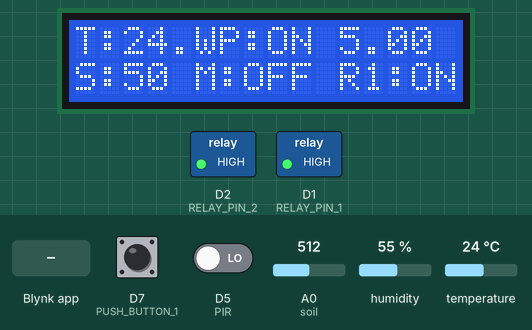
Recording of a sketch running on a simulated ESP8266 (NodeMCU). Shown: 16×2 character LCD, switched loads named in the sketch (green lamp = pin HIGH). Inputs (shaded band) come from the test bench; at power-on: A0 (soil) = 512, temperature 24 °C, D7 (PUSH_BUTTON_1) HIGH, D5 (PIR) LOW, humidity 55 %. WiFi joins after 1.5 s; servers stay silent unless stated.

Above: at 6.19 s.
6.2 s: A0 (soil) set to 7
At 7.2 s:
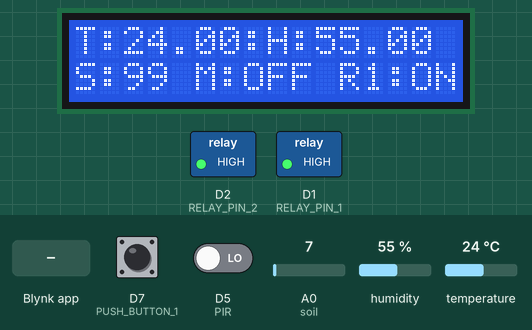
9.6 s: A0 (soil) set to 4
At 10.79 s:
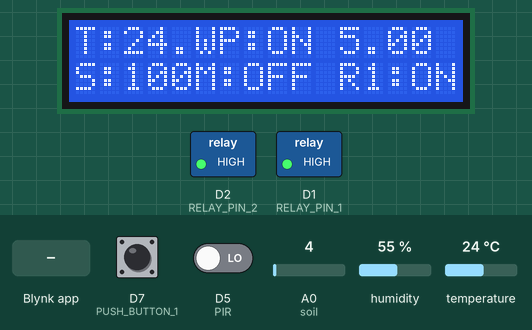
12.9 s: temperature set to 11 °C
At 13.79 s:
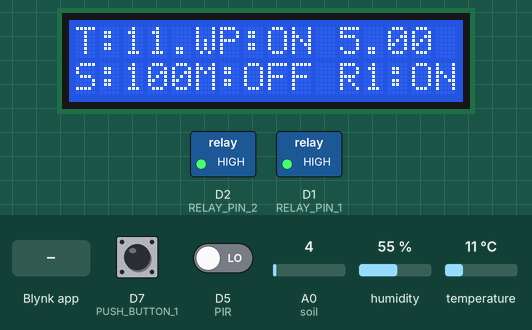
15.0 s: temperature set to 8 °C
At 15.89 s:
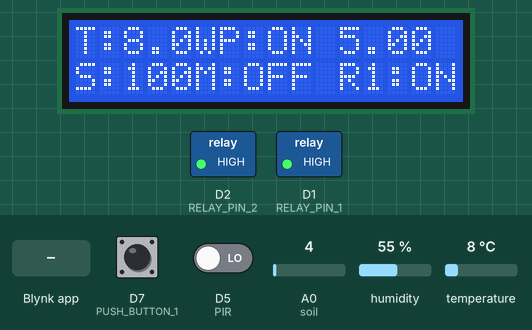
19.0 s: Blynk app writes 1 to V6
At 19.23 s:
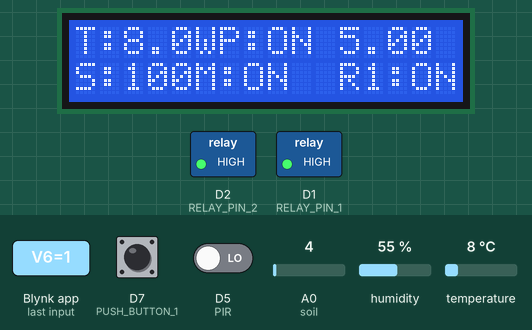
21.3 s: D7 (PUSH_BUTTON_1) pulled LOW for 0.15 s
At 21.65 s:
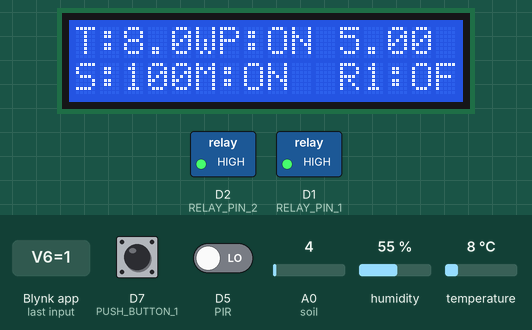

Measured:
- the behaviour switches between 6 and 5 on A0 (soil) (found by bisection; images 1 and 2)
- after the input at 6.2 s, the display: first changes after 0.05 s (image 1 shows a later state)
- after the input at 9.6 s, the display: changes after 0.06 s (image 2)
- after the input at 12.9 s, the display: first differs from a run without the input after 0.65 s (image 3)
- after the input at 15.0 s, the display: first differs from a run without the input after 0.65 s (image 4)
- after the input at 19.0 s, the display: changes after 0.05 s (image 5)
- after the input at 21.3 s, the display: first differs from a run without the input after 0.15 s (image 6)

The sketch:

sketch_oct5e.ino
```cpp
// Blynk IOT Smart Plant Monitoring System

/* Connections
Relay 1. D1 (Water Pump)
Relay 2. D2 (Water Pump)
Btn.   D7
Soil.  A0
PIR.   D5
Temp.  D4
*/

// Include the library files
#include <LiquidCrystal_I2C.h>
#define BLYNK_PRINT Serial
#include <ESP8266WiFi.h>
#include <BlynkSimpleEsp8266.h>
#include <DHT.h>

// Initialize the LCD display
LiquidCrystal_I2C lcd(0x3F, 16, 2);

char auth[] = "235QwLEw79ZySGElCbWP4cmmAzdHdGk-";  // Enter your Blynk Auth token
char ssid[] = "dazzle";  // Enter your WIFI SSID
char pass[] = "romanus5656";  // Enter your WIFI Password

DHT dht(D4, DHT11);  // (DHT sensor pin, sensor type)  D4 DHT11 Temperature Sensor
BlynkTimer timer;

// Define component pins
#define soil A0     // A0 Soil Moisture Sensor
#define PIR D5      // D5 PIR Motion Sensor
#define RELAY_PIN_1 D1  // D1 Relay 1 (Other relay)
#define RELAY_PIN_2 D2  // D2 Relay 2 (Water pump)
#define PUSH_BUTTON_1 D7   // D7 Button
#define VPIN_BUTTON_1 V11  // Virtual pin for Water pump (Relay 1)
#define VPIN_BUTTON_2 V12  // Virtual pin for Water Pump (Relay 2)

int PIR_ToggleValue;
int relay1State = HIGH;
int relay2State = HIGH;
int pushButton1State = HIGH;

// Create three variables for pressure
double T, P;
char status;

void setup() {
  Serial.begin(9600);
  lcd.begin(16, 2);
  lcd.backlight();
  pinMode(PIR, INPUT);

  // Setup relay pins
  pinMode(RELAY_PIN_1, OUTPUT); // water pump relay 1
  digitalWrite(RELAY_PIN_1, HIGH);

  pinMode(RELAY_PIN_2, OUTPUT);  // Water pump relay 2
  digitalWrite(RELAY_PIN_2, HIGH);

  pinMode(PUSH_BUTTON_1, INPUT_PULLUP);
  digitalWrite(RELAY_PIN_1, relay1State);

  Blynk.begin(auth, ssid, pass, "blynk.cloud", 80);
  dht.begin();

  lcd.setCursor(0, 0);
  lcd.print("  Initializing  ");
  for (int a = 5; a <= 10; a++) {
    lcd.setCursor(a, 1);
    lcd.print(".");
    delay(500);
  }
  lcd.clear();
  lcd.setCursor(11, 1);
  lcd.print("W:OFF");

  // Call the function
  timer.setInterval(100L, soilMoistureSensor);
  timer.setInterval(100L, DHT11sensor);
  timer.setInterval(500L, checkPhysicalButton);
}

// Get the DHT11 sensor values
void DHT11sensor() {
  float h = dht.readHumidity();
  float t = dht.readTemperature();

  if (isnan(h) || isnan(t)) {
    Serial.println("Failed to read from DHT sensor!");
    return;
  }
  Blynk.virtualWrite(V0, t);
  Blynk.virtualWrite(V1, h);

  lcd.setCursor(0, 0);
  lcd.print("T:");
  lcd.print(t);

  lcd.setCursor(8, 0);
  lcd.print("H:");
  lcd.print(h);
}

// Get the soil moisture values
void soilMoistureSensor() {
  int value = analogRead(soil);
  value = map(value, 0, 1024, 0, 100);
  value = (value - 100) * -1;

  Blynk.virtualWrite(V3, value);
  lcd.setCursor(0, 1);
  lcd.print("S:");
  lcd.print(value);
  lcd.print(" ");
}

// Get the PIR sensor values
void PIRsensor() {
  bool value = digitalRead(PIR);
  if (value) {
    Blynk.logEvent("pirmotion", "WARNING! Motion Detected!");  // Enter your Event Name
    WidgetLED LED(V5);
    LED.on();
  } else {
    WidgetLED LED(V5);
    LED.off();
  }
}

BLYNK_WRITE(V6) {
  PIR_ToggleValue = param.asInt();
}

BLYNK_CONNECTED() {
  // Request the latest state from the server
  Blynk.syncVirtual(VPIN_BUTTON_1);  // Sync state for Water Pump (Relay 1)
  Blynk.syncVirtual(VPIN_BUTTON_2);  // Sync state for Water Pump (Relay 2)
}

// Control Relay 1 (water pump)
BLYNK_WRITE(VPIN_BUTTON_1) {
  relay1State = param.asInt();
  // Invert the logic to match the relay's active-low behavior
  if (relay1State == 1) {
    digitalWrite(RELAY_PIN_1, LOW);  // Turn ON relay
  } else {
    digitalWrite(RELAY_PIN_1, HIGH);  // Turn OFF relay
  }
}

// Control Relay 2 (Water Pump)
BLYNK_WRITE(VPIN_BUTTON_2) {
  relay2State = param.asInt();
  // Invert the logic to match the relay's active-low behavior
  if (relay2State == 1) {
    digitalWrite(RELAY_PIN_2, LOW);  // Turn ON relay
  } else {
    digitalWrite(RELAY_PIN_2, HIGH);  // Turn OFF relay
  }
}

void checkPhysicalButton() {
  if (digitalRead(PUSH_BUTTON_1) == LOW) {
    // pushButton1State is used to avoid sequential toggles
    if (pushButton1State != LOW) {
      // Toggle Relay state
      relay1State = !relay1State;
      digitalWrite(RELAY_PIN_1, relay1State == 1 ? LOW : HIGH);

      // Update Button Widget
      Blynk.virtualWrite(VPIN_BUTTON_1, relay1State);
    }
    pushButton1State = LOW;
  } else {
    pushButton1State = HIGH;
  }
}

void loop() {
  if (PIR_ToggleValue == 1) {
    lcd.setCursor(5, 1);
    lcd.print("M:ON ");
    PIRsensor();
  } else {
    lcd.setCursor(5, 1);
    lcd.print("M:OFF");
    WidgetLED LED(V5);
    LED.off();
  }

  // Update LCD for Relay 1
  if (relay1State == HIGH) {
    lcd.setCursor(11, 1);
    lcd.print("R1:ON ");
  } else {
    lcd.setCursor(11, 1);
    lcd.print("R1:OFF");
  }

  // Update LCD for Relay 2 (Water Pump)
  if (relay2State == HIGH) {
    lcd.setCursor(5, 0);
    lcd.print("WP:ON ");
  } else {
    lcd.setCursor(5, 0);
    lcd.print("WP:OFF");
  }

  Blynk.run();  // Run the Blynk library
  timer.run();  // Run the Blynk timer
}
```
